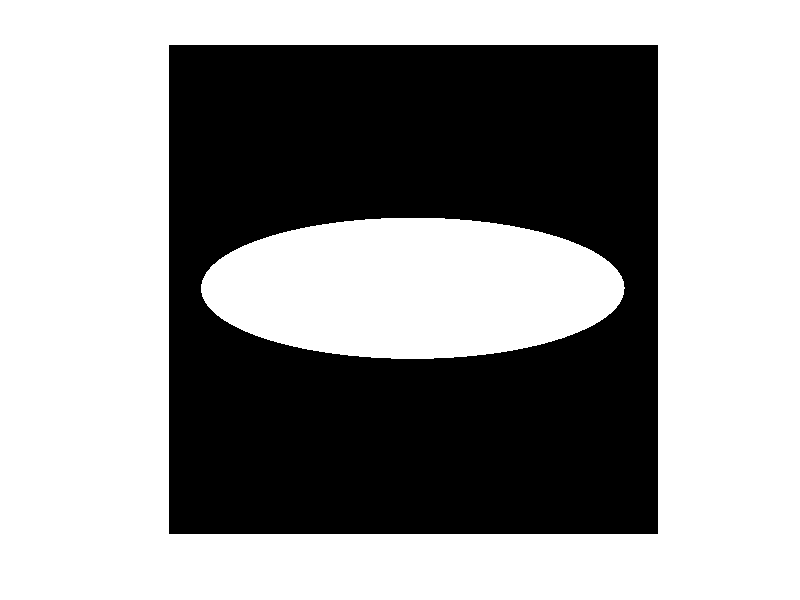

This chart was generated by the following MATLAB code: (Note: this script raises an error after producing the figure.)
clear;

imgPath = 'imgs';

imgSize = 100;
baseD   = 50;

ovalRatios = logspace(log10(1/3), log10(3), 91);


if ~exist(imgPath, 'dir')
	mkdir(imgPath);
end

hFig = figure('Color', [0 0 0]);
imshow(zeros(imgSize * 2));
for i = 1:length(ovalRatios)
	ovalH = baseD * sqrt(ovalRatios(i));
	ovalW = baseD / sqrt(ovalRatios(i));

	t = -180:0.01:180;
	x = imgSize + (ovalW * cosd(t));
	y = imgSize + (ovalH * sind(t));

	imshow(zeros(imgSize * 2));
	patch(x, y, [1 1 1], 'LineStyle', 'none');
	imgmat = rgb2gray(im2double(getframe(hFig.Children(1)).cdata));
	imgmat = imresize(imgmat, 1/2);

	filename = sprintf('oval-%02d.png', i - 1);
	imwrite(ones(imgSize), fullfile(imgPath, filename), 'Alpha', 1 - imgmat);
end
